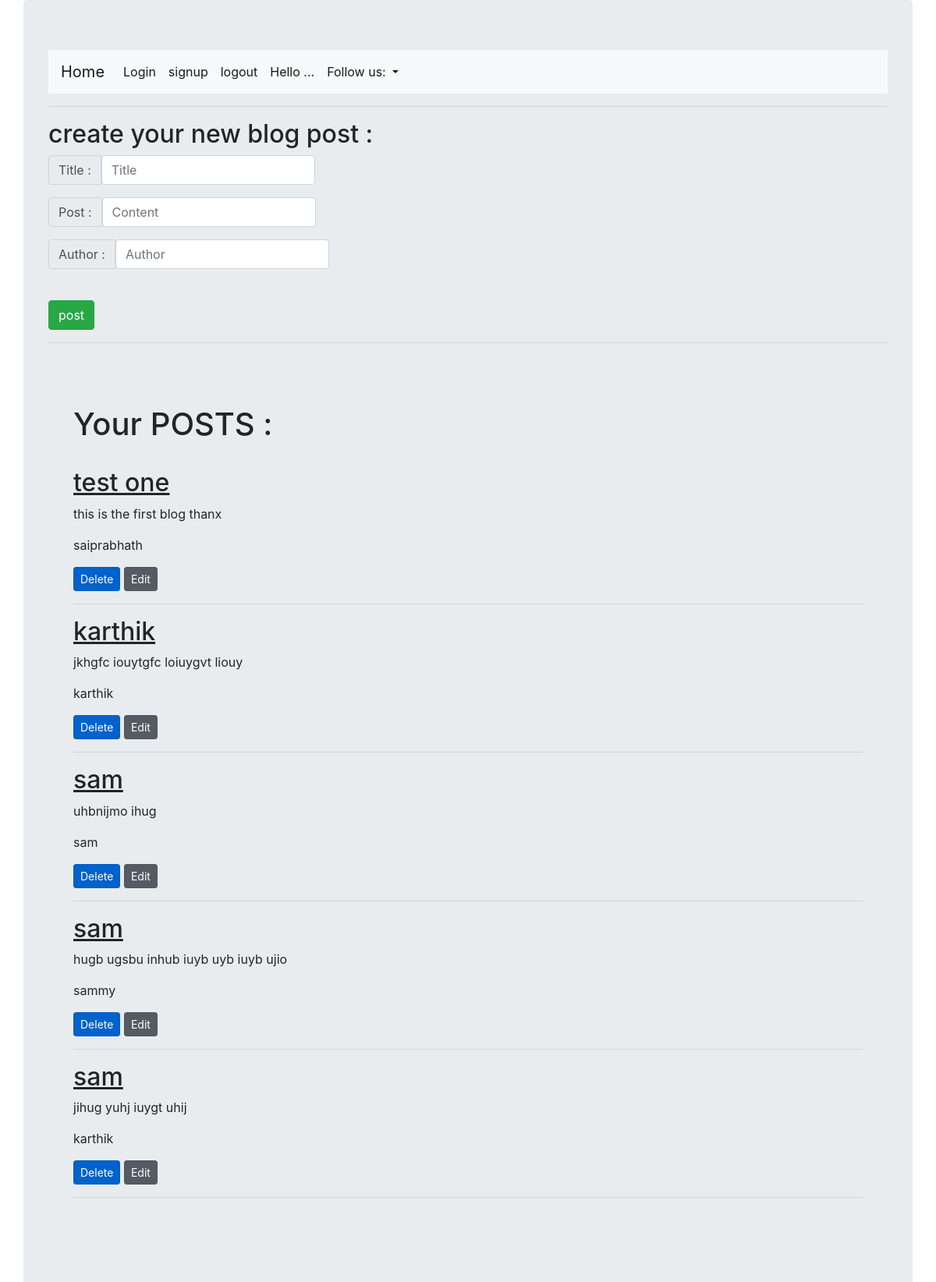
Screenshot of /blogs with the database file from the repository.
### app.py (models this page shows, shortened)
class Blogpost(db.Model):
    id =db.Column(db.Integer,primary_key=True)
    title =db.Column(db.String(100),nullable=False)
    content =db.Column(db.Text,nullable=False)
    author2 =db.Column(db.String(20),nullable=False,default='N/A')
    user=db.Column(db.String(20),nullable=True,default='user')
    password=db.Column(db.String(20),nullable=True,default='user')
    date_posted=db.Column(db.DateTime,nullable=False,default=datetime.utcnow)

### app.py (the view)
@app.route('/blogs',methods=['GET'])
def blogs():
    all_posts=Blogpost.query.order_by(Blogpost.date_posted).all()
    return render_template('blogs.html',posts=all_posts)

### templates/blogs.html (shortened to what this page needs)
{% extends 'base.html' %}
{% block navi %}
<li class="nav-item active">
    <a class="nav-link" href="/login">logout</a>
</li>
<li class="nav-item active">
    <a class="nav-link" href="#" disabled=’disabled’>Hello {{name}}...</a>
</li>
{% endblock%}
{% block body %}
<hr>
<h2>create your new blog post : </h2>
<form action="/post" method="POST">
    <div class="input-group mb-3">
        <div class="input-group-prepend">
            <span class="input-group-text" id="basic-addon1">Title : </span>
            <input type="text" class="form-control" placeholder="Title" aria-label="Username" aria-describedby="basic-addon1" name='title',id='title'>
        </div>
    </div>
    <div class="input-group mb-3">
        <div class="input-group-prepend">
            <span class="input-group-text" id="basic-addon1">Post : </span>
            <input type="text" class="form-control" placeholder="Content" aria-label="Username" aria-describedby="basic-addon1" name='content',id='content' >
        </div>
    </div>
    <div class="input-group mb-3">
        <div class="input-group-prepend">
            <span class="input-group-text" id="basic-addon1">Author : </span>
            <input type="text" class="form-control" placeholder="Author" aria-label="Username" aria-describedby="basic-addon1" name='author',id='author' >
        </div>
    </div>
        <br>
        <input type="submit" value="post" class="btn btn-success" >
</form>
<hr>
<div class="container jumbotron">
    <h1>Your POSTS :</h1>
    <br>
    {% for post in posts%}
        <h2> <u>{{post.title}}</u></h2>
        <p>{{post.content}}</p>
        <p>{{post.author2}}</p>
        <a href="/post/delete/{{post.id}}/{{post.author2}}" class="btn btn-primary btn-sm active" tabindex="-1" role="button" aria-disabled="true">Delete</a>
        <a href="/post/edit/{{post.id}}/{{post.author2}}" class="btn btn-secondary btn-sm active" role="button" aria-pressed="true">Edit</a>
        <hr>
    {% endfor %}
</div>
{% endblock%}

### rows the page displays
Blogpost: title "test one", content "this is the first blog thanx", author2 "saiprabhath"
Blogpost: title "karthik", content "jkhgfc iouytgfc loiuygvt liouy", author2 "karthik"
Blogpost: title "sam", content "uhbnijmo ihug", author2 "sam"
Blogpost: title "sam", content "hugb ugsbu inhub iuyb uyb iuyb ujio", author2 "sammy"
Blogpost: title "sam", content "jihug yuhj iuygt uhij", author2 "karthik"
